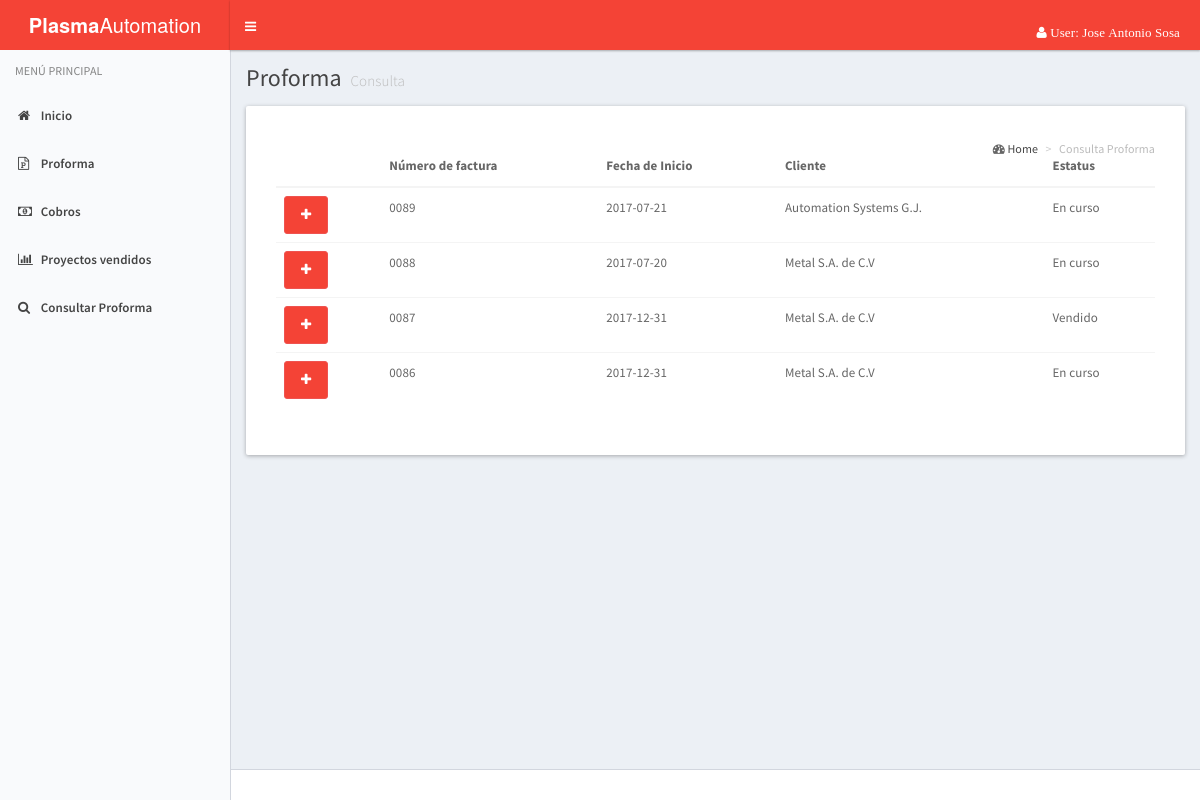
Page /cobranza/index_consultarProforma.php (signed in) on the earlier database version.
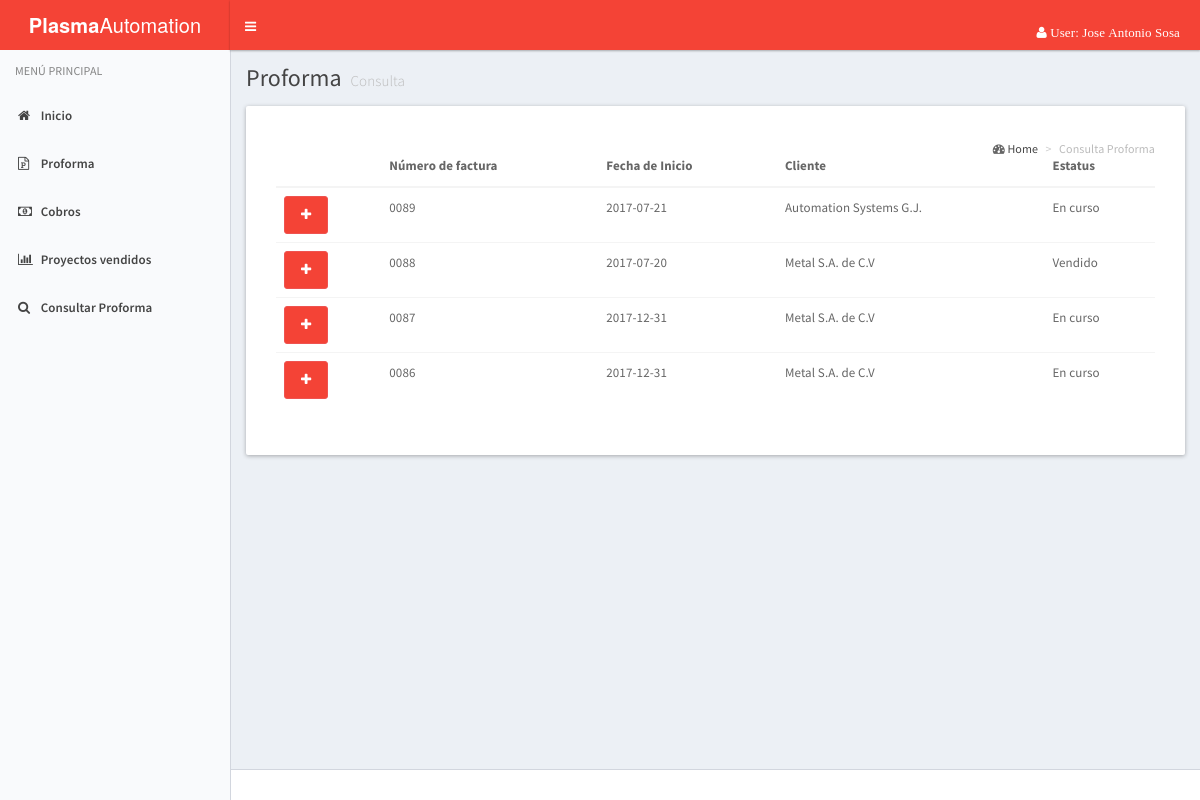
Same page on the later database version.
### tables this page shows
CREATE TABLE IF NOT EXISTS `proforma` (
  `id_proforma` int(11) NOT NULL,
  `no_factura` int(4) NOT NULL,
  `fecha_inicio` date NOT NULL,
  `id_cliente` int(4) NOT NULL,
  `id_vendedor` int(4) NOT NULL,
  `fecha_entrega` date NOT NULL,
  `id_proyecto` int(4) NOT NULL,
  `descripcion` varchar(250) NOT NULL,
  `estatus` int(1) NOT NULL
);

CREATE TABLE IF NOT EXISTS `cliente` (
  `No_Cliente` int(10) NOT NULL,
  `nu_cliente` int(11) NOT NULL,
  `nombre` varchar(25) NOT NULL,
  `domicilio` varchar(70) NOT NULL,
  `id_estado` int(2) NOT NULL,
  `id_municipio` varchar(25) NOT NULL,
  `rfc` varchar(15) NOT NULL,
  `correo` varchar(30) NOT NULL,
  `telefono` int(15) NOT NULL,
  `c_p` int(8) NOT NULL
);

### cobranza/index_consultarProforma.php (the view, shortened to what this page needs)
<!DOCTYPE html>
<html lang="es">
  <head>
    <link rel="stylesheet" href="../assets/bootstrap/css/bootstrap.css">
    <link rel="stylesheet" href="../assets/css/font-awesome.min.css">
    <link rel="stylesheet" href="../assets/css/ionicons.min.css">
    <link rel="stylesheet" href="../assets/dist/css/AdminLTE.css">
    <link rel="stylesheet" href="../assets/dist/css/skins/_all-skins.css">
    <link rel="stylesheet" href="assets/plugins/select2/select2.min.css">
    <link href="assets/plugins/pnotify/css/pnotify.custom.min.css" rel="stylesheet">
  </head>
  <body class="hold-transition skin-blue-light sidebar-mini">
    <div class="wrapper">
      <?php
        include('header.php');
      ?>
      <?php
        include('menu.php');
      ?>
      <div class="content-wrapper" id="content">
        <section class="content-header">
          <h1>
            Proforma
            <small>Consulta</small>
          </h1>
        </section>
        <section class="content">
      <div class="col-lg-12">
         <div class="row">
          <div class="panel">
            <div class="panel-heading">
              <section class="content-header">
                <ol class="breadcrumb">
                   <i class="fa fa-dashboard"></i>
                    <li><a href="">Home</a></li>
                    <li class="active">Consulta Proforma
                   </li>
                </ol>
              </section>
            <div class="panel-body">
              <table class="table">
                <thead>
                  <tr>
                    <th></th>
                    <th>Número de factura</th>
                    <th>Fecha de Inicio</th>
                    <th>Cliente</th>
                    <th>Estatus</th>
                  </tr>
                </thead>
                <tbody>
                <?php
                  $host = 'localhost';
                  $user = 'root';
                  $password = '';
                  $conexion = @mysql_connect($host, $user, $password);
                  $sql = "SELECT p.id_proforma, p.no_factura as no_factura, p.fecha_inicio as fecha_inicio, c.No_Cliente, p.estatus as estatus, c.nombre as nombre from proforma p inner join cliente c on c.No_Cliente = p.id_cliente  ORDER BY no_factura DESC";
                  $resultado = mysql_query($sql, $conexion);
                  while ($proforma = mysql_fetch_assoc($resultado)) {
                    echo "<tr>";
                     echo "<td><a href='consultas.php?ver_proforma_id=".$proforma['id_proforma']."' class='btn btn-rounded btn-primary ver-proyecto' title='Ver proyecto' ><i class='fa fa-plus'></i></a></td>";
                    echo "<td>00".$proforma['no_factura']."</td>";
                    echo "<td>".$proforma['fecha_inicio']."</td>";
                    echo "<td>".$proforma['nombre']."</td>";
                    echo "<td>".($proforma['estatus']==1?'En curso':'Vendido')."</td>";
                    echo "</tr>";
                  }
                ?>
                </tbody>
              </table>
            </div>
          </div>
        </div>
      </div>
    </section>
  </div>
      <footer class="main-footer">
      </footer>
    </div>
  </body>
</html>

Differences in the rows shown:
changed proforma (number 2 of 4 on the later page): estatus "En curso" → "Vendido"
changed proforma (number 3 of 4 on the later page): estatus "Vendido" → "En curso"
